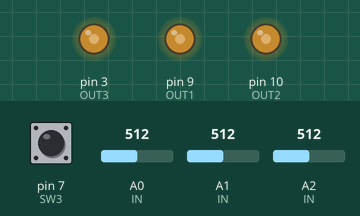
The sketch below on a simulated Arduino Uno, built with avr-gcc and run on an emulated ATmega328P. On the bench: output pins drawn as LEDs (lit = HIGH). Inputs (shaded band) come from the test bench; at power-on: A0 (IN) = 512, A1 (IN) = 512, A2 (IN) = 512, pin 7 (SW3) HIGH. What the sketch prints to the serial monitor is not drawn.

Above: at 1.2 s.
1.3 s: A0 (IN) set to 716
At 1.8 s:
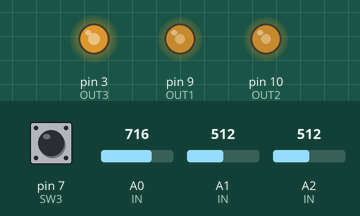
2.8 s: A1 (IN) set to 716
At 3.8 s:
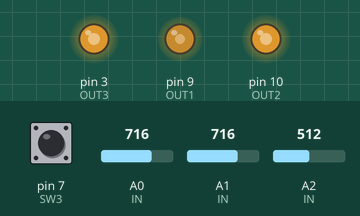
4.3 s: A2 (IN) set to 716
At 4.7 s:
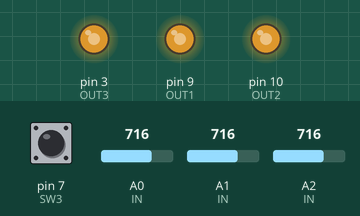
5.8 s: A0 (IN) set to 900
At 6.6 s:
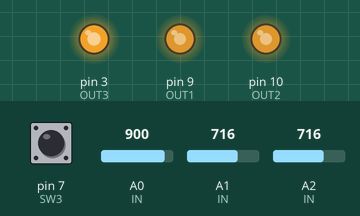
7.3 s: A1 (IN) set to 900
At 8.5 s:
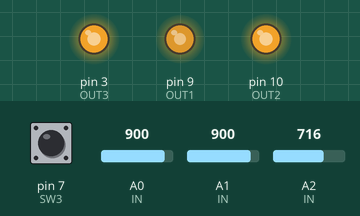
8.8 s: A2 (IN) set to 900
At 9.5 s:
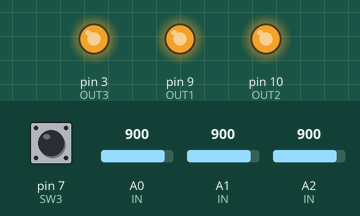
Timing chart, 0 to 11.3 s (numbered marks = the images above; inputs shaded):
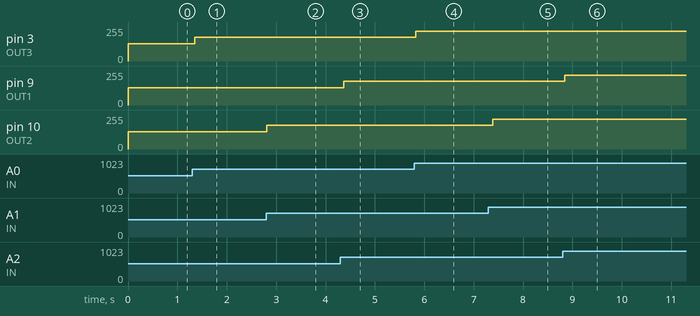

The sketch:

firmware.ino
```cpp
#define IN1 A2  //PC2
#define IN2 A1  //PC1
#define IN3 A0  //PC0
#define OUT1 9  //PB1
#define OUT2 10 //PB2
#define OUT3 3  //PD3
#define SW3 7   //PD7
#define SW2 6   //PD6
#define SW1 5   //PD5
#define SW0 4   //PD4
#define INOUTS 3

const byte IN[INOUTS] = {IN1, IN2, IN3};
const byte OUT[INOUTS] = {OUT1, OUT2, OUT3};
volatile byte jacks[INOUTS] = {0};

void setup(){
  pinMode(OUT1, OUTPUT);
  pinMode(OUT2, OUTPUT);
  pinMode(OUT3, OUTPUT);
  pinMode(SW0, INPUT_PULLUP);
  pinMode(SW1, INPUT_PULLUP);
  pinMode(SW2, INPUT_PULLUP);
  pinMode(SW3, INPUT_PULLUP);

  Serial.begin(31250);
}

void loop() {
  readJacks();
  writeLights();

  if(digitalRead(SW3))
    sendStates();

  delay(100);
}

void readJacks(){
  for(byte i=0; i<INOUTS; i++){
    jacks[i] = analogRead(IN[i])>>2;
    delay(1);
  }
}

void writeLights(){
  for(byte i=0; i<INOUTS; i++){
    analogWrite(OUT[i], jacks[i]);
  }
}

void sendStates(){
  for(byte i=0; i<INOUTS; i++){
    sendMIDI(i, jacks[i]);
  }
}

void sendMIDI(byte cmd, byte data){
  Serial.print(cmd);
  Serial.print(data);
}
```

Measured:
- after the input at 1.3 s, pin 3 (OUT3): 128/255 → 179/255 after 0.06 s
- after the input at 2.8 s, pin 10 (OUT2): 128/255 → 179/255 at once
- after the input at 4.3 s, pin 9 (OUT1): 128/255 → 179/255 after 0.07 s
- after the input at 5.8 s, pin 3 (OUT3): 179/255 → 225/255 at once
- after the input at 7.3 s, pin 10 (OUT2): 179/255 → 225/255 after 0.09 s
- after the input at 8.8 s, pin 9 (OUT1): 179/255 → 225/255 at once
